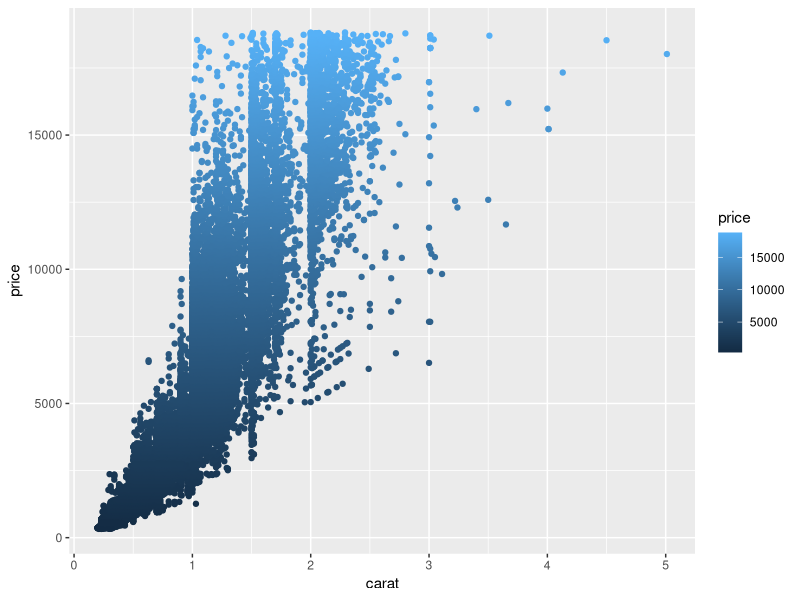

Here is the R script that generated this plot:
## ---- chunk 1
knitr::opts_chunk$set(echo = TRUE)
library(tidyverse)
## ---- chunk 2
ggplot(data = diamonds, aes(x = carat, y = price)) +
  geom_point(aes(color = price))
